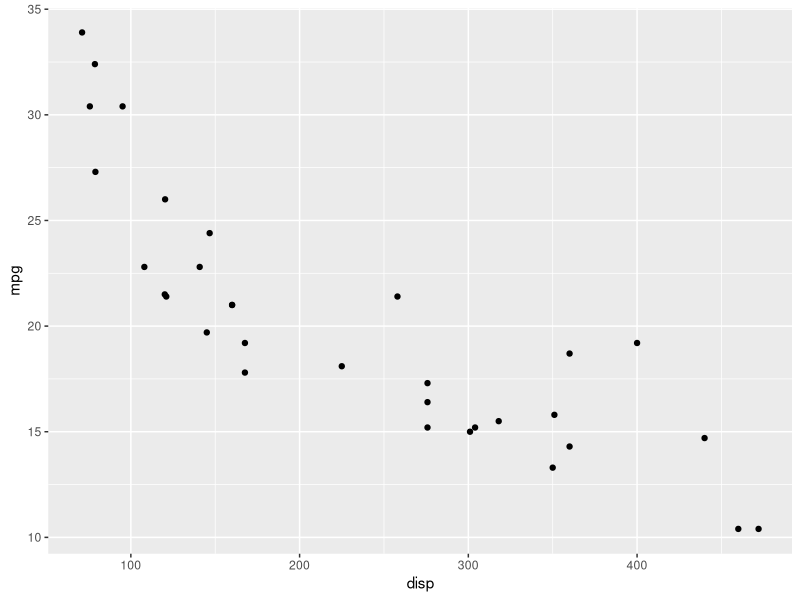
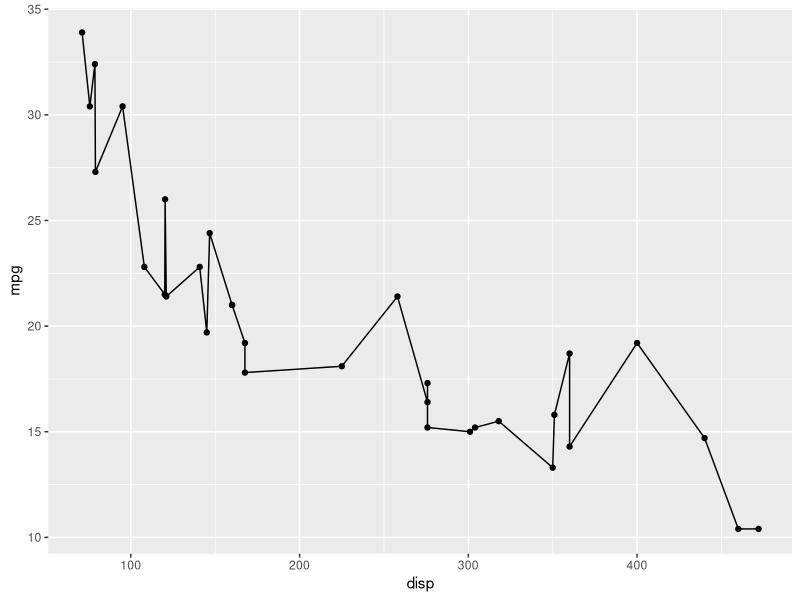
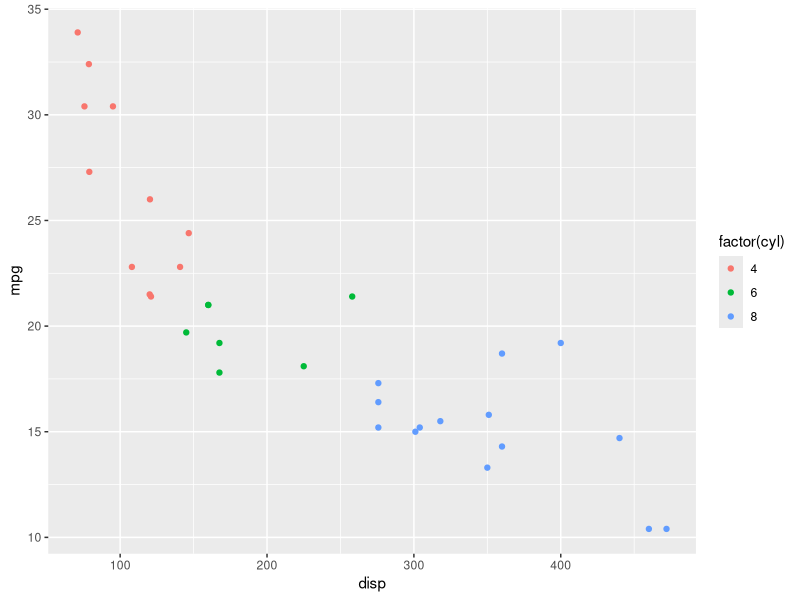
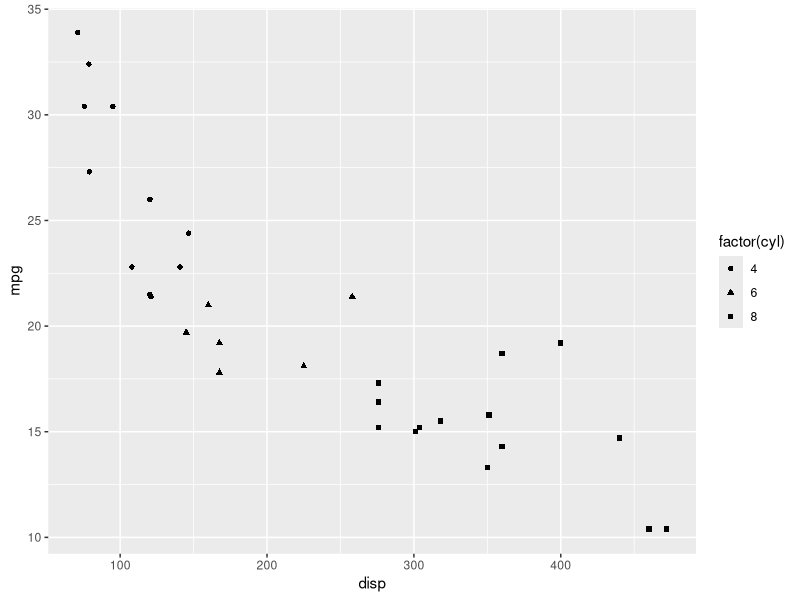
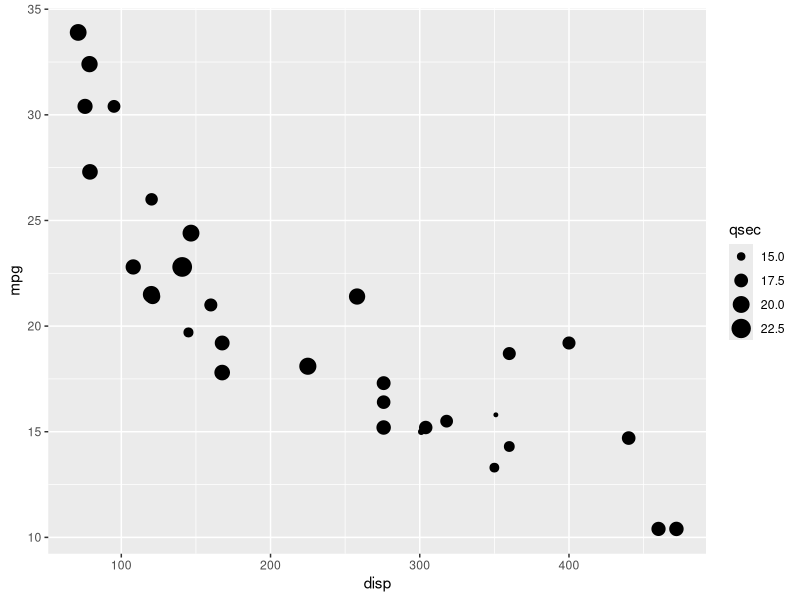
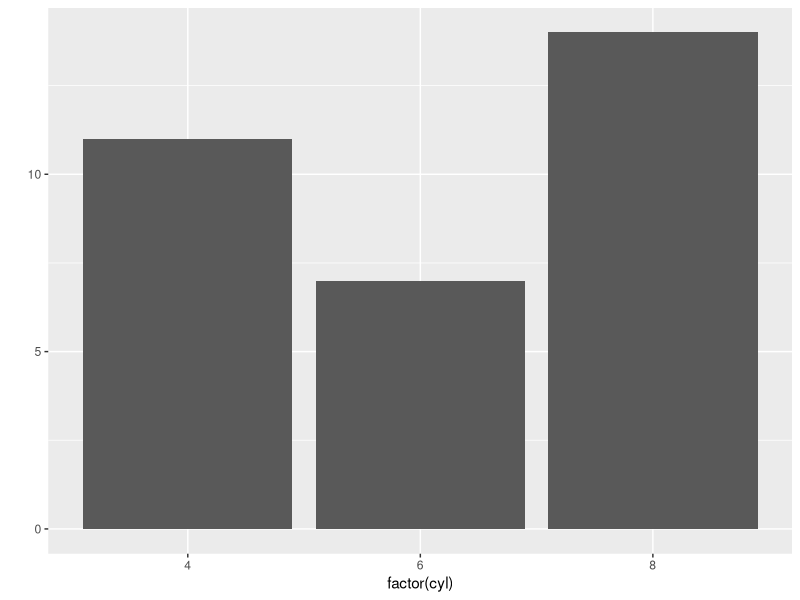
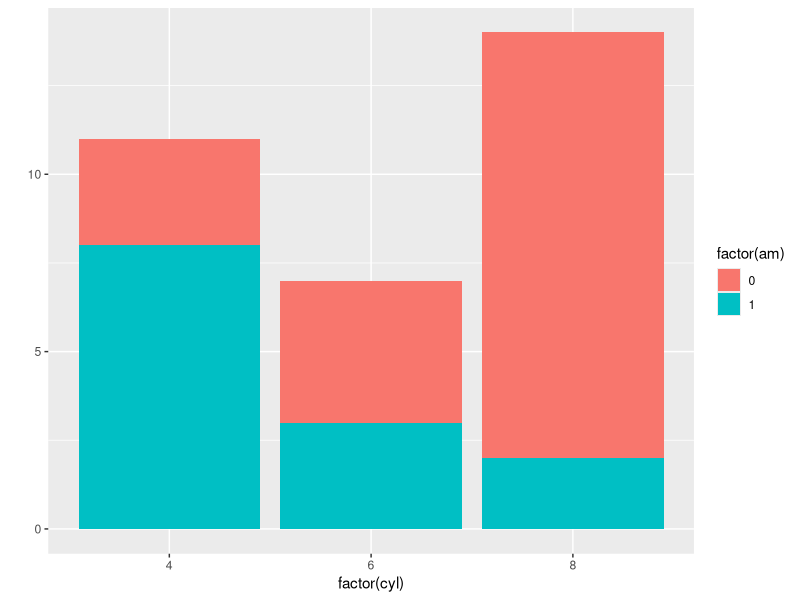
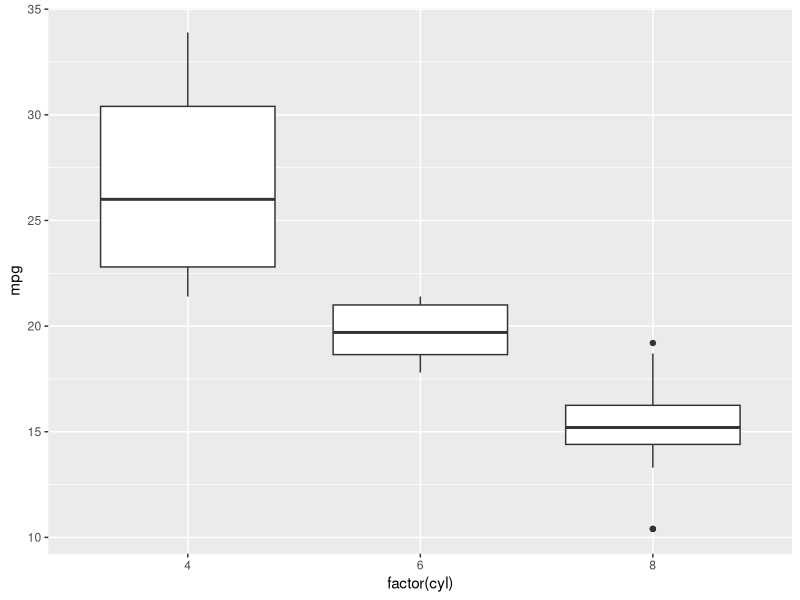

Write the R code that produced these figures, in order.
## ---- chunk 1
library(ggplot2)
library(dplyr)
## ---- chunk 2
qplot(disp, mpg, data = mtcars)
## ---- chunk 3
qplot(disp, mpg, data = mtcars, geom = c('point', 'line'))
## ---- chunk 4
qplot(disp, mpg, data = mtcars, color = factor(cyl))
## ---- chunk 5
qplot(disp, mpg, data = mtcars, shape = factor(cyl))
## ---- chunk 6
qplot(disp, mpg, data = mtcars, size = qsec)
## ---- chunk 7
qplot(factor(cyl), data = mtcars, geom = c('bar'))
## ---- chunk 8
qplot(factor(cyl), data = mtcars, geom = c('bar'), fill = factor(am))
## ---- chunk 9
qplot(factor(cyl), mpg, data = mtcars, geom = c('boxplot'))
## ---- chunk 10
qplot(factor(1), mpg, data = mtcars, geom = c('boxplot'))
## ---- chunk 11
qplot(x = date, y = unemploy, data = economics, geom = c('line'))
## ---- chunk 12
qplot(x = date, y = unemploy, data = economics, geom = c('line'),
      color = 'red')
## ---- chunk 13
qplot(mpg, data = mtcars, bins = 5)
